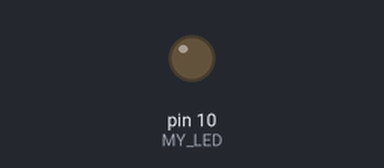
The sketch below on a simulated Arduino Uno, built with avr-gcc and run on an emulated ATmega328P. Shown: output pins drawn as LEDs (lit = HIGH).

Above: at 0.05 s.
At 0.4 s:
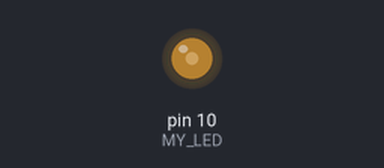
At 0.6 s:
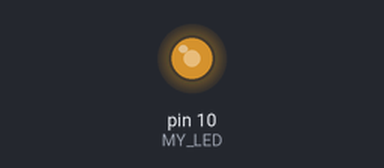
At 0.8 s:
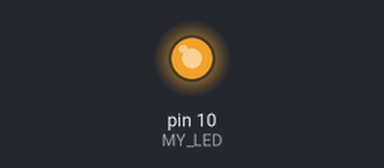
Timing chart, 0 to 3.0 s (numbered marks = the images above):
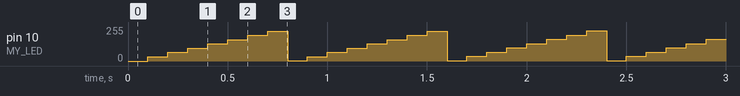

Measured:
- by itself, pin 10 (MY_LED): ramps from 0/255 to 254/255 and jumps back, once every 0.80 s

The sketch:

anolog-pins-as-output-led.ino
```cpp
/*
  Blink LED (analog) on pin no 10
*/

int MY_LED = 10;
int value = 0;

void setup() {
  pinMode(MY_LED, OUTPUT);
}

// the loop function runs over and over again forever
void loop() {
  analogWrite(MY_LED, value);
  delay(100);

  value = (value + 32) % 255;
}
```
